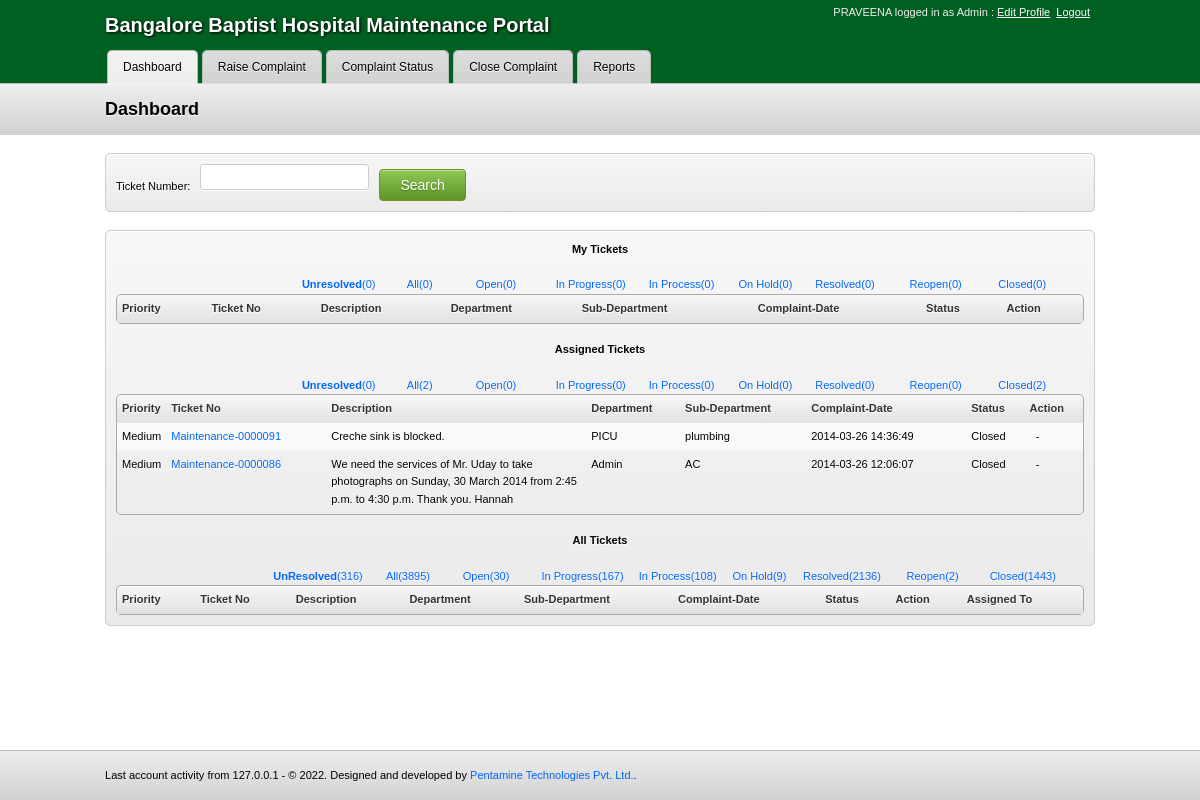
The app's page /index.php (signed in) with its own data.
### tables this page shows
CREATE TABLE `status` (
  `id` bigint(20) NOT NULL AUTO_INCREMENT,
  `name` varchar(20) NOT NULL,
  PRIMARY KEY (`id`)
);

CREATE TABLE `complaint` (
  `id` bigint(20) NOT NULL AUTO_INCREMENT,
  `ticketno` varchar(20) NOT NULL,
  `description` text NOT NULL,
  `remarks` text NOT NULL,
  `complainttypeid` int(11) DEFAULT NULL,
  `zoneid` bigint(20) DEFAULT NULL,
  `assignedto` bigint(20) NOT NULL,
  `sourceid` bigint(20) NOT NULL,
  `departmentid` bigint(20) NOT NULL,
  `locationid` bigint(20) DEFAULT NULL,
  `groupid` bigint(20) NOT NULL,
  `subgroupid` bigint(20) DEFAULT NULL,
  `priorityid` bigint(20) NOT NULL,
  `statusid` bigint(20) NOT NULL,
  `holdcategoryid` bigint(20) DEFAULT NULL,
  `itemid` bigint(20) DEFAULT NULL,
  `reasonforhold` text NOT NULL,
  `createdby` bigint(20) NOT NULL,
  `createdat` datetime NOT NULL,
  `updatedby` bigint(20) NOT NULL,
  `updatedat` datetime NOT NULL,
  `filename` text NOT NULL,
  `bio_startdate` datetime DEFAULT NULL,
  `bio_enddate` datetime DEFAULT NULL,
  `bio_remark` varchar(70) DEFAULT NULL,
  PRIMARY KEY (`id`),
  KEY `assignedto` (`assignedto`),
  KEY `sourceid` (`sourceid`),
  KEY `priorityid` (`priorityid`),
  KEY `statusid` (`statusid`),
  KEY `updatedby` (`updatedby`),
  KEY `createdby` (`createdby`),
  KEY `zoneid` (`zoneid`),
  KEY `groupid` (`groupid`),
  KEY `complainttypeid` (`complainttypeid`),
  KEY `departmentid` (`departmentid`),
  KEY `subgroupid` (`subgroupid`),
  KEY `holdcategoryid` (`holdcategoryid`),
  KEY `itemid` (`itemid`),
  KEY `locationid` (`locationid`),
  CONSTRAINT `complaint_ibfk_16` FOREIGN KEY (`zoneid`) REFERENCES `zone` (`id`) ON DELETE NO ACTION ON UPDATE NO ACTION,
  CONSTRAINT `complaint_ibfk_17` FOREIGN KEY (`assignedto`) REFERENCES `user` (`id`) ON DELETE NO ACTION ON UPDATE NO ACTION,
  CONSTRAINT `complaint_ibfk_18` FOREIGN KEY (`sourceid`) REFERENCES `source` (`id`) ON DELETE NO ACTION ON UPDATE NO ACTION,
  CONSTRAINT `complaint_ibfk_19` FOREIGN KEY (`departmentid`) REFERENCES `department` (`id`) ON DELETE NO ACTION ON UPDATE NO ACTION,
  CONSTRAINT `complaint_ibfk_20` FOREIGN KEY (`locationid`) REFERENCES `location` (`id`) ON DELETE NO ACTION ON UPDATE NO ACTION,
  CONSTRAINT `complaint_ibfk_21` FOREIGN KEY (`groupid`) REFERENCES `group` (`id`) ON DELETE NO ACTION ON UPDATE NO ACTION,
  CONSTRAINT `complaint_ibfk_22` FOREIGN KEY (`subgroupid`) REFERENCES `subgroup` (`id`) ON DELETE NO ACTION ON UPDATE NO ACTION,
  CONSTRAINT `complaint_ibfk_23` FOREIGN KEY (`priorityid`) REFERENCES `priority` (`id`) ON DELETE NO ACTION ON UPDATE NO ACTION,
  CONSTRAINT `complaint_ibfk_24` FOREIGN KEY (`statusid`) REFERENCES `status` (`id`) ON DELETE NO ACTION ON UPDATE NO ACTION,
  CONSTRAINT `complaint_ibfk_25` FOREIGN KEY (`holdcategoryid`) REFERENCES `holdcategory` (`id`) ON DELETE NO ACTION ON UPDATE NO ACTION,
  CONSTRAINT `complaint_ibfk_26` FOREIGN KEY (`createdby`) REFERENCES `user` (`id`) ON DELETE NO ACTION ON UPDATE NO ACTION,
  CONSTRAINT `complaint_ibfk_27` FOREIGN KEY (`updatedby`) REFERENCES `user` (`id`) ON DELETE NO ACTION ON UPDATE NO ACTION
);

CREATE TABLE `priority` (
  `id` bigint(20) NOT NULL AUTO_INCREMENT,
  `name` varchar(20) NOT NULL,
  PRIMARY KEY (`id`)
);

CREATE TABLE `department` (
  `id` bigint(20) NOT NULL AUTO_INCREMENT,
  `divisionid` bigint(20) NOT NULL,
  `name` varchar(20) NOT NULL,
  `extension` varchar(50) NOT NULL,
  `biomedical_department` tinyint(4) NOT NULL,
  `1` int(11) NOT NULL,
  `2` int(11) NOT NULL,
  `3` int(11) NOT NULL,
  `4` bigint(20) DEFAULT NULL,
  `5` bigint(20) DEFAULT NULL,
  PRIMARY KEY (`id`),
  KEY `divisionid` (`divisionid`),
  CONSTRAINT `department_ibfk_2` FOREIGN KEY (`divisionid`) REFERENCES `division` (`id`) ON DELETE NO ACTION ON UPDATE NO ACTION
);

CREATE TABLE `subgroup` (
  `id` bigint(20) NOT NULL AUTO_INCREMENT,
  `groupid` bigint(20) NOT NULL,
  `name` varchar(20) NOT NULL,
  `users` text NOT NULL,
  `complainttype` varchar(250) NOT NULL,
  PRIMARY KEY (`id`),
  KEY `groupid` (`groupid`),
  CONSTRAINT `subgroup_ibfk_2` FOREIGN KEY (`groupid`) REFERENCES `group` (`id`) ON DELETE NO ACTION ON UPDATE NO ACTION
);

### includes/Complaint_Status_Queries.php (called while the page is built, shortened)
<?php
	function Count_Created_Tickets()
	{
		return mysqli_query($_SESSION['connection'],"Select count(*) as total From complaint where createdby='".$_SESSION['id']."' ORDER BY createdat DESC");
	}
	function Count_Created_Unresolved_Tickets()
	{
		return mysqli_query($_SESSION['connection'],"Select count(*) as total From complaint where createdby='".$_SESSION['id']."' && statusid != '5' && statusid != '7' ORDER BY createdat DESC");
	}
	function Count_Assigned_Tickets()
	{
		return mysqli_query($_SESSION['connection'],"Select COUNT(*) as total From complaint Where assignedto='".$_SESSION['id']."' ORDER BY updatedat DESC");
	}
	function Count_Assigned_Unresolved_Tickets()
	{
		return mysqli_query($_SESSION['connection'],"Select COUNT(*) as total From complaint Where assignedto='".$_SESSION['id']."' && statusid != '5' && statusid != '7' ORDER BY updatedat DESC");
	}
	function Select_Assigned_Tickets_ByStatusId_ByLimit($Start,$Limit)
	{
		if($_GET['AssignedStatusId'] != 8)
			return mysqli_query($_SESSION['connection'],str_replace("='0'", "!='0'", "Select * From complaint where assignedto='".$_SESSION['id']."' ".$_POST['AssignedStatusId']." ORDER BY updatedat DESC Limit $Start,$Limit"));
		else
			return mysqli_query($_SESSION['connection'],str_replace("='0'", "!='0'", "Select * From complaint where assignedto='".$_SESSION['id']."'  && statusid != '5' && statusid != '7' ORDER BY updatedat DESC Limit $Start,$Limit"));
	}
	function CountAll_All_Tickets()
	{
		$Condition = "WHERE createdby!='".$_SESSION['id']."' && assignedto!='".$_SESSION['id']."'";
		return mysqli_query($_SESSION['connection'],"Select COUNT(*) as total From complaint $Condition  ORDER BY updatedat DESC");
	}
	function UnresolvedAll_All_Tickets()
	{
		$Condition = "WHERE createdby!='".$_SESSION['id']."' && assignedto!='".$_SESSION['id']."'";
		return mysqli_query($_SESSION['connection'],"Select COUNT(*) as total From complaint $Condition && statusid != '5' && statusid != '7' ORDER BY updatedat DESC");
	}
	function Complaint_Count_Status_All($StatusId)
	{
		$Condition = "WHERE createdby!='".$_SESSION['id']."' && assignedto!='".$_SESSION['id']."' && statusid='".$StatusId."'";
		return mysqli_query($_SESSION['connection'],"Select * From complaint $Condition ORDER BY updatedat DESC");
	}
	function Complaint_Status()
	{
		return mysqli_query($_SESSION['connection'],"Select * From status WHERE id<8");
	}
	function Complaint_Select_SubgroupForComplainttype($SubGroupId)
	{
		return mysqli_query($_SESSION['connection'],"Select * From subgroup Where id='".$SubGroupId."'");
	}
	function Complaint_Get_Priority($PriorityId)
	{
		return mysqli_query($_SESSION['connection'],"Select * From priority where id='".$PriorityId."'");
	}
	function Complaint_Get_Department($DepartmentId)
	{
		return mysqli_query($_SESSION['connection'],"Select * From department where id='".$DepartmentId."'");
	}
	function Complaint_Get_Status($StatusId)
	{
		return mysqli_query($_SESSION['connection'],"Select * From status where id='".$StatusId."'");
	}
	function Complaint_Count_Status($StatusId)
	{
		return mysqli_query($_SESSION['connection'],"Select * From complaint where (createdby='".$_SESSION['id']."') AND statusid='".$StatusId."' ORDER BY updatedat DESC");
	}
	function Complaint_Count_Status_of_Assigned($StatusId)
	{
		return mysqli_query($_SESSION['connection'],"Select * From complaint where (assignedto='".$_SESSION['id']."') AND statusid='".$StatusId."' ORDER BY updatedat DESC");
	}
?>

### includes/Dashboard_Table.php (the view, shortened to what this page needs)
<?php
	if($_GET['Initial'])
		include("includes/Complaint_Status_Queries.php");
	else
	{
		session_start();
		include("Config.php");
		include("Complaint_Status_Queries.php");
		$PaginationFor = $_GET['PaginationFor'];
	}
	$Limit = 10;
	if($_GET['pageno'])
		$Start = ($_GET['pageno']-1)*$Limit;
	else
		$Start = 0;
	$Bold = array("", array("<b>","</b>"));
	if(isset($_GET['subpage']))
		include("includes/Complaint_Status_Of_Ticket.php");
	else
	{
		if(!$PaginationFor || $PaginationFor == "CreatedTickets")
		{ ?>
			<div id='CreatedTickets'>
			<center><strong>My Tickets</strong></center>
			<br />
			<table>
				<tr>
					<td style="width:750px"></td>
					<?php
					$All_Status = Complaint_Status();
					$Complaint_Created = mysqli_fetch_array(Count_Created_Tickets());
					$Complaint_Created_Unresolved =mysqli_fetch_array(Count_Created_Unresolved_Tickets());
					if($_SESSION['StatusId']== 8)
						$Selected = "<b>Unresolved</b>";
					else
						$Selected = "Unresolved";
					echo '<td style="width:200px"><a href="?page='.$_GET['page'].'&StatusId=8">'.$Selected.'('.$Complaint_Created_Unresolved['total'].')</a></td>';
					if(!$_SESSION['StatusId'])
						echo '<td style="width:200px"><a href="?page='.$_GET['page'].'&StatusId=0"><b>All</b>('.$Complaint_Created['total'].')</a></td>';
					else
						echo '<td style="width:200px"><a href="?page='.$_GET['page'].'&StatusId=0">All('.$Complaint_Created['total'].')</a></td>';
					while($Statuses = mysqli_fetch_array($All_Status))
					{
						if($_GET['StatusId'] == $Statuses['id'])
							echo '<td style="width:200px"><a href="?page='.$_GET['page'].'&StatusId='.$Statuses['id'].'"><b>'.$Statuses['name'].'</b>('.mysqli_num_rows(Complaint_Count_Status($Statuses['id'])).')</a></td>';
						else
							echo '<td style="width:200px"><a href="?page='.$_GET['page'].'&StatusId='.$Statuses['id'].'">'.$Statuses['name'].'('.mysqli_num_rows(Complaint_Count_Status($Statuses['id'])).')</a></td>';
					} ?>
				</tr>
			</table>
			<table class="paginate sortable full">
				<thead>
					<tr>
						<th align='left'>Priority</th>
						<th align='left'>Ticket No</th>
						<th align='left'>Description</th>
						<th align='left'>Department</th>
						<th align='left'>Sub-Department</th>
						<th align='left'>Complaint-Date</th>
						<th align='left'>Status</th>
						<th align='left'>Action</th>
					</tr>
				</thead>
			</table>
			<?php
			echo "</div>";
		}
		if(!$PaginationFor || $PaginationFor == "AssignedTickets")
		{ ?>
			<div id='AssignedTickets'>
				<br />
				<center><strong>Assigned Tickets</strong></center>
				<br />
				<table>
					<tr>
						<td style="width:750px"></td>
						<?php
						$All_Status = Complaint_Status();
						$Complaint_Assigned = mysqli_fetch_array(Count_Assigned_Tickets());
						$Complaint_Assigned_Unresolved =mysqli_fetch_array(Count_Assigned_Unresolved_Tickets());
						if($_SESSION['AssignedStatusId']==8)
							$Selected = "<b>Unresolved</b>";
						else
							$Selected = "Unresolved";
						echo '<td style="width:200px"><a href="?page='.$_GET['page'].'&AssignedStatusId=8">'.$Selected.'('.$Complaint_Assigned_Unresolved['total'].')</a></td>';
						if(!$_SESSION['AssignedStatusId'])
							echo '<td style="width:200px"><a href="?page='.$_GET['page'].'&AssignedStatusId=0"><b>All</b>('.$Complaint_Assigned['total'].')</a></td>';
						else
							echo '<td style="width:200px"><a href="?page='.$_GET['page'].'&AssignedStatusId=0">All('.$Complaint_Assigned['total'].')</a></td>';
						while($Statuses = mysqli_fetch_array($All_Status))
						{
							if($_GET['AssignedStatusId'] == $Statuses['id'])
								echo '<td style="width:200px"><a href="?page='.$_GET['page'].'&AssignedStatusId='.$Statuses['id'].'"><b>'.$Statuses['name'].'</b>('.mysqli_num_rows(Complaint_Count_Status_of_Assigned($Statuses['id'])).')</a></td>';
							else
								echo '<td style="width:200px"><a href="?page='.$_GET['page'].'&AssignedStatusId='.$Statuses['id'].'">'.$Statuses['name'].'('.mysqli_num_rows(Complaint_Count_Status_of_Assigned($Statuses['id'])).')</a></td>';
						} ?>
					</tr>
				</table>
				<table class="paginate sortable full">
					<thead>
						<tr>
							<th align='left'>Priority</th>
							<th align='left'>Ticket No</th>
							<th align='left'>Description</th>
							<th align='left'>Department</th>
							<th align='left'>Sub-Department</th>
							<th align='left'>Complaint-Date</th>
							<th align='left'>Status</th>
							<th align='left'>Action</th>
						</tr>
					</thead>
					<?php
					$Complaint_Assigned = Select_Assigned_Tickets_ByStatusId_ByLimit($Start, $Limit);
					while($Complaint_Assigned_Ticket = mysqli_fetch_array($Complaint_Assigned))
					{
						$Priority = mysqli_fetch_array(Complaint_Get_Priority($Complaint_Assigned_Ticket['priorityid']));
						$Department = mysqli_fetch_array(Complaint_Get_Department($Complaint_Assigned_Ticket['departmentid']));
						$Status = mysqli_fetch_array(Complaint_Get_Status($Complaint_Assigned_Ticket['statusid']));
						$SubGroup = mysqli_fetch_array(Complaint_Select_SubgroupForComplainttype($Complaint_Assigned_Ticket['subgroupid']));
						echo '<tr>
						<td style="width:10px" align="left">'.$Bold[$Complaint_Assigned_Ticket['statusid']][0].$Priority['name'].$Bold[$Complaint_Assigned_Ticket['statusid']][1].'</td>
						<td style="width:150px" align="left"><a href="?page=Complaint_Status&subpage=Complaint_Status_Of_Ticket&TicketNo='.$Complaint_Assigned_Ticket['ticketno'].'&ComplaintId='.$Complaint_Assigned_Ticket['id'].'">'.$Bold[$Complaint_Assigned_Ticket['statusid']][0].$Complaint_Assigned_Ticket['ticketno'].$Bold[$Complaint_Assigned_Ticket['statusid']][1].'</a></td>
						<td style="width:250px" >'.$Bold[$Complaint_Assigned_Ticket['statusid']][0].$Complaint_Assigned_Ticket['description'].$Bold[$Complaint_Assigned_Ticket['statusid']][1].'</td>
						<td align="left">'.$Bold[$Complaint_Assigned_Ticket['statusid']][0].$Department['name'].$Bold[$Complaint_Assigned_Ticket['statusid']][1].'</td>
						<td align="left">'.$Bold[$Complaint_Assigned_Ticket['statusid']][0].$SubGroup['name'].$Bold[$Complaint_Assigned_Ticket['statusid']][1].'</td>
						<td align="left" style="width:150px">'.$Bold[$Complaint_Assigned_Ticket['statusid']][0].$Complaint_Assigned_Ticket['createdat'].$Bold[$Complaint_Assigned_Ticket['statusid']][1].'</td>
						<td align="left">'.$Bold[$Complaint_Assigned_Ticket['statusid']][0].$Status['name'].$Bold[$Complaint_Assigned_Ticket['statusid']][1].'</td><td align="left">';
						if(($Complaint_Assigned_Ticket['statusid'] == 5))
							echo '<a href="?page=Close_Complaint&TicketNo='.$Complaint_Assigned_Ticket['ticketno'].'&ComplaintId='.$Complaint_Assigned_Ticket['id'].'">Close</a>';
						else
							echo "&nbsp;&nbsp;-";
						echo '</td>
						</tr>';
					} ?>
				</table>
			<?php
			echo "</div>";
		}
		if($_SESSION['roleid'] == 1 || $_SESSION['roleid'] == 5 || $_SESSION['admin'])
		{
			if(!$PaginationFor || $PaginationFor == "AllTickets")
			{ ?>
				<div id='AllTickets'>
					<br />
					<center><strong>All Tickets</strong></center>
					<br />
					<table>
						<tr>
							<td style="width:750px"></td>
							<?php
							$All_Status = Complaint_Status();
							$Complaint_All_Tickets = mysqli_fetch_array(CountAll_All_Tickets());
							$Complaint_All_Unresolved =mysqli_fetch_array(UnresolvedAll_All_Tickets());
							if($_SESSION['StatusAll']==8)
								$selected = "<b>UnResolved</b>";
							else
								$selected = "UnResolved";
							echo '<td style="width:200px"><a href="?page='.$_GET['page'].'&StatusAll=8">'.$selected.'('.$Complaint_All_Unresolved['total'].')</a></td>';
							if(!$_SESSION['StatusAll'])
								echo '<td style="width:200px"><a href="?page='.$_GET['page'].'&StatusAll=0"><b>All</b>('.($Complaint_All_Tickets['total']).')</a></td>';
							else
								echo '<td style="width:200px"><a href="?page='.$_GET['page'].'&StatusAll=0">All('.$Complaint_All_Tickets['total'].')</a></td>';
							while($Statuses = mysqli_fetch_array($All_Status))
							{
								if($_GET['StatusAll'] == $Statuses['id'])
									echo '<td style="width:200px"><a href="?page='.$_GET['page'].'&StatusAll='.$Statuses['id'].'"><b>'.$Statuses['name'].'</b>('.mysqli_num_rows(Complaint_Count_Status_All($Statuses['id'])).')</a></td>';
								else
									echo '<td style="width:200px"><a href="?page='.$_GET['page'].'&StatusAll='.$Statuses['id'].'">'.$Statuses['name'].'('.mysqli_num_rows(Complaint_Count_Status_All($Statuses['id'])).')</a></td>';
							} ?>
						</tr>
					</table>
					<table class="paginate sortable full">
						<thead>
							<tr>
								<th align='left'>Priority</th>
								<th align='left'>Ticket No</th>
								<th align='left'>Description</th>
								<th align='left'>Department</th>
								<th align='left'>Sub-Department</th>
								<th align='left'>Complaint-Date</th>
								<th align='left'>Status</th>
								<th align='left'>Action</th>
								<th align='left'>Assigned To</th>
							</tr>
						</thead>
					</table>
					<?php
				echo "</div>";
			}
		}
	} ?>

### records on screen
status: name "Open", mysqli_num_rows(Complaint_Count_Status($Statuses['id'])) "0", id "0", mysqli_num_rows(Complaint_Count_Status_All($Statuses['id'])) "30"
status: name "In Progress", mysqli_num_rows(Complaint_Count_Status($Statuses['id'])) "0", id "0", mysqli_num_rows(Complaint_Count_Status_All($Statuses['id'])) "167"
status: name "In Process", mysqli_num_rows(Complaint_Count_Status($Statuses['id'])) "0", id "0", mysqli_num_rows(Complaint_Count_Status_All($Statuses['id'])) "108"
status: name "On Hold", mysqli_num_rows(Complaint_Count_Status($Statuses['id'])) "0", id "0", mysqli_num_rows(Complaint_Count_Status_All($Statuses['id'])) "9"
status: name "Resolved", mysqli_num_rows(Complaint_Count_Status($Statuses['id'])) "0", id "0", mysqli_num_rows(Complaint_Count_Status_All($Statuses['id'])) "2136"
status: name "Reopen", mysqli_num_rows(Complaint_Count_Status($Statuses['id'])) "0", id "0", mysqli_num_rows(Complaint_Count_Status_All($Statuses['id'])) "2"
status: name "Closed", mysqli_num_rows(Complaint_Count_Status($Statuses['id'])) "0", id "2", mysqli_num_rows(Complaint_Count_Status_All($Statuses['id'])) "1443"
complaint: priorityid.name "Medium", ticketno "Maintenance-0000091", description "Creche sink is blocked.", departmentid.name "PICU", subgroupid.name "plumbing", createdat "2014-03-26 14:36:49", statusid.name "Closed"
complaint: priorityid.name "Medium", ticketno "Maintenance-0000086", description "We need the services of Mr. Uday to take photographs on Sunday, 30 March 2014 from 2:45 p.m. to 4:30 p.m. Thank you. Hannah", departmentid.name "Admin", subgroupid.name "AC", createdat "2014-03-26 12:06:07", statusid.name "Closed"

### other values on screen
$_SESSION['name'] "PRAVEENA"
str_replace("_", " ", $_SESSION['role']) "Admin"
$_SESSION['Client'] "Bangalore Baptist Hospital Maintenance Portal"
$page "Dashboard"
$page "Raise Complaint"
$page "Complaint Status"
$page "Close Complaint"
$page "Reports"
$currentpage "Dashboard"
$Complaint_Created_Unresolved['total'] "0"
$Complaint_Created['total'] "0"
$Complaint_Assigned_Unresolved['total'] "0"
$Complaint_Assigned['total'] "2"
$Complaint_All_Unresolved['total'] "316"
$Complaint_All_Tickets['total'] "3895"
